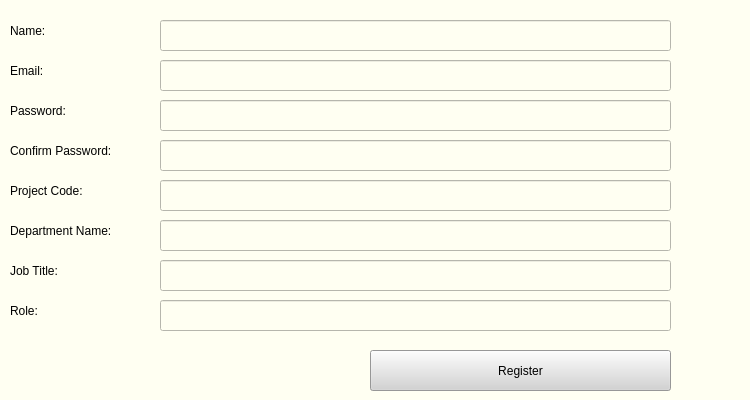
<?xml version="1.0" encoding="UTF-8"?>
<ui version="4.0">
 <class>Form</class>
 <widget class="QWidget" name="Form">
  <property name="geometry">
   <rect>
    <x>0</x>
    <y>0</y>
    <width>750</width>
    <height>400</height>
   </rect>
  </property>
  <property name="windowTitle">
   <string>Form</string>
  </property>
  <property name="styleSheet">
   <string notr="true">background: #fffff2;</string>
  </property>
  <widget class="QLineEdit" name="lineEdit">
   <property name="geometry">
    <rect>
     <x>160</x>
     <y>20</y>
     <width>511</width>
     <height>31</height>
    </rect>
   </property>
  </widget>
  <widget class="QLabel" name="label">
   <property name="geometry">
    <rect>
     <x>10</x>
     <y>10</y>
     <width>61</width>
     <height>41</height>
    </rect>
   </property>
   <property name="styleSheet">
    <string notr="true">font: 10pt  &quot;Yu Gothic UI Semibold&quot;;
</string>
   </property>
   <property name="text">
    <string>Name:</string>
   </property>
  </widget>
  <widget class="QLabel" name="label_3">
   <property name="geometry">
    <rect>
     <x>10</x>
     <y>50</y>
     <width>61</width>
     <height>41</height>
    </rect>
   </property>
   <property name="styleSheet">
    <string notr="true">font: 10pt  &quot;Yu Gothic UI Semibold&quot;;</string>
   </property>
   <property name="text">
    <string>Email:</string>
   </property>
  </widget>
  <widget class="QLineEdit" name="lineEdit_2">
   <property name="geometry">
    <rect>
     <x>160</x>
     <y>60</y>
     <width>511</width>
     <height>31</height>
    </rect>
   </property>
  </widget>
  <widget class="QLabel" name="label_4">
   <property name="geometry">
    <rect>
     <x>10</x>
     <y>90</y>
     <width>71</width>
     <height>41</height>
    </rect>
   </property>
   <property name="styleSheet">
    <string notr="true">font: 10pt  &quot;Yu Gothic UI Semibold&quot;;</string>
   </property>
   <property name="text">
    <string>Password:</string>
   </property>
  </widget>
  <widget class="QLineEdit" name="lineEdit_3">
   <property name="geometry">
    <rect>
     <x>160</x>
     <y>100</y>
     <width>511</width>
     <height>31</height>
    </rect>
   </property>
  </widget>
  <widget class="QLabel" name="label_5">
   <property name="geometry">
    <rect>
     <x>10</x>
     <y>130</y>
     <width>121</width>
     <height>41</height>
    </rect>
   </property>
   <property name="styleSheet">
    <string notr="true">font: 10pt  &quot;Yu Gothic UI Semibold&quot;;</string>
   </property>
   <property name="text">
    <string>Confirm Password:</string>
   </property>
  </widget>
  <widget class="QLineEdit" name="lineEdit_4">
   <property name="geometry">
    <rect>
     <x>160</x>
     <y>140</y>
     <width>511</width>
     <height>31</height>
    </rect>
   </property>
  </widget>
  <widget class="QLabel" name="label_6">
   <property name="geometry">
    <rect>
     <x>10</x>
     <y>170</y>
     <width>91</width>
     <height>41</height>
    </rect>
   </property>
   <property name="styleSheet">
    <string notr="true">font: 10pt  &quot;Yu Gothic UI Semibold&quot;;</string>
   </property>
   <property name="text">
    <string>Project Code:</string>
   </property>
  </widget>
  <widget class="QLineEdit" name="lineEdit_5">
   <property name="geometry">
    <rect>
     <x>160</x>
     <y>180</y>
     <width>511</width>
     <height>31</height>
    </rect>
   </property>
  </widget>
  <widget class="QLabel" name="label_7">
   <property name="geometry">
    <rect>
     <x>10</x>
     <y>210</y>
     <width>121</width>
     <height>41</height>
    </rect>
   </property>
   <property name="styleSheet">
    <string notr="true">font: 10pt  &quot;Yu Gothic UI Semibold&quot;;</string>
   </property>
   <property name="text">
    <string>Department Name:  </string>
   </property>
  </widget>
  <widget class="QLineEdit" name="lineEdit_6">
   <property name="geometry">
    <rect>
     <x>160</x>
     <y>220</y>
     <width>511</width>
     <height>31</height>
    </rect>
   </property>
  </widget>
  <widget class="QLabel" name="label_8">
   <property name="geometry">
    <rect>
     <x>10</x>
     <y>250</y>
     <width>71</width>
     <height>41</height>
    </rect>
   </property>
   <property name="styleSheet">
    <string notr="true">font: 10pt  &quot;Yu Gothic UI Semibold&quot;;</string>
   </property>
   <property name="text">
    <string>Job Title:</string>
   </property>
  </widget>
  <widget class="QLineEdit" name="lineEdit_7">
   <property name="geometry">
    <rect>
     <x>160</x>
     <y>260</y>
     <width>511</width>
     <height>31</height>
    </rect>
   </property>
  </widget>
  <widget class="QPushButton" name="pushButton">
   <property name="geometry">
    <rect>
     <x>370</x>
     <y>350</y>
     <width>301</width>
     <height>41</height>
    </rect>
   </property>
   <property name="styleSheet">
    <string notr="true">font: 10pt  &quot;Yu Gothic UI Semibold&quot;;
background: lightgrey;</string>
   </property>
   <property name="text">
    <string>Register</string>
   </property>
  </widget>
  <widget class="QLabel" name="label_9">
   <property name="geometry">
    <rect>
     <x>10</x>
     <y>290</y>
     <width>71</width>
     <height>41</height>
    </rect>
   </property>
   <property name="styleSheet">
    <string notr="true">font: 10pt  &quot;Yu Gothic UI Semibold&quot;;</string>
   </property>
   <property name="text">
    <string>Role:</string>
   </property>
  </widget>
  <widget class="QLineEdit" name="lineEdit_8">
   <property name="geometry">
    <rect>
     <x>160</x>
     <y>300</y>
     <width>511</width>
     <height>31</height>
    </rect>
   </property>
  </widget>
 </widget>
 <resources/>
 <connections/>
</ui>
